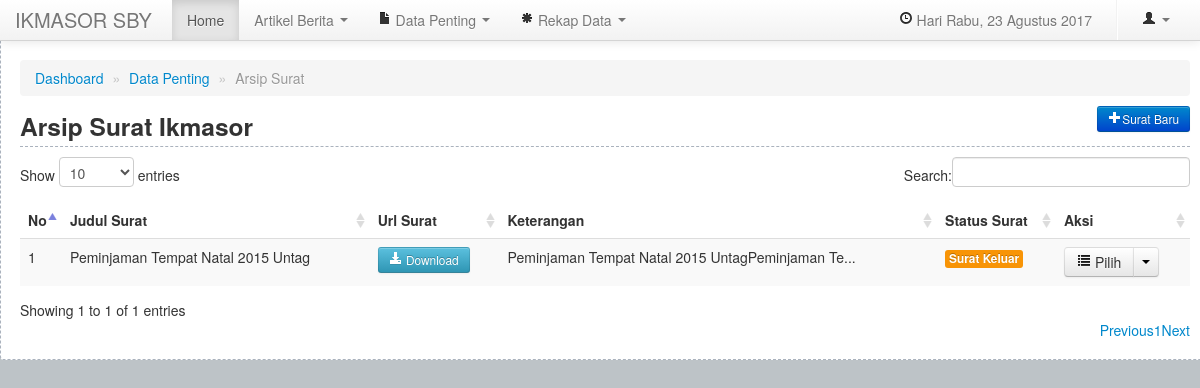
The app's page /index.php/arsip_surat with its own data.
### tables this page shows
CREATE TABLE IF NOT EXISTS `arsip_surat` (
`id_arsip` int(5) NOT NULL,
  `judul_surat` varchar(100) NOT NULL,
  `url_file_surat` text NOT NULL,
  `keterangan` text NOT NULL,
  `status_surat` varchar(30) NOT NULL
);

### application/controllers/arsip_surat.php (called while the page is built, shortened)
<?php if ( ! defined('BASEPATH')) exit('No direct script access allowed');
class Arsip_surat extends CI_Controller {
    public function __construct()
    {
        $this->load->model('m_arsip');
    }
    public function index()
    {
            $posisi = array(
            "Dashboard"     => base_url()."home",
            "Data Penting" => base_url()."arsip_surat",
            "Arsip Surat " => base_url()."arsip_surat",
            "Arsip Surat "  => ""
        );
        $data   ['posisi']  =   $posisi;
        $data   ['content'] =   'admin/v_arsip_surat';
        $data   ['title']   =   'Welcome To Blessed-ny';
        $data   ['brand']   =     'IKMASOR SBY';
        $data   ['tampil']     = $this->m_arsip->tampil();
        $data["nohari"]         =date('w');
  $data ['tglhariini']    =   date('d-m-Y');
                                list($data["tgl"],
                                    $data["bln"],
                                    $data["thn"])=explode("-",$data["tglhariini"]);
        $this->load->view('template_web',$data);
    }
}

### index.php (called while the page is built, shortened)
<?php
require_once BASEPATH.'core/CodeIgniter.php';

### application/models/m_arsip.php (called while the page is built, shortened)
<?php if (!defined('BASEPATH')) exit('No direct script access allowed');
class M_arsip extends CI_Model {
  public function tampil()
   {
      return $this->db->get('arsip_surat');
   }
}

### application/views/admin/v_arsip_surat.php (the view, shortened to what this page needs)
<h3 style="border-bottom:dashed 1px #AAB2BD">Arsip Surat Ikmasor
<small>
<a href="<?=base_url().'arsip_surat/tambah_surat'  ?>"  class="btn btn-primary btn-small pull-right tip"
data-placement="top" title="Klik Untuk Menambah Surat Baru" data-toggle="tooltip">
<i class="icon icon-plus icon-white"></i>Surat Baru</a>
</small>
</h3>
<table class="table table-hover table-responsive table-striped" id="tabel">
	<thead>
		<tr>
			<th>No</th>
			<th>Judul Surat</th>
			<th>Url Surat</th>
			<th>Keterangan</th>
			<th>Status Surat</th>
			<th>Aksi</th>
		</tr>
	</thead>
	<tbody>
<?php
$no =1;
foreach ($tampil->result() as $key): ?>
		<tr>
					<td><?=$no++ ?></td>
					<td><?=$key->judul_surat ?></td>
					<td>
						<a href="<?=$key->url_file_surat ?>"
data-toggle="tooltip"
data-placement="top" class="tip btn btn-info btn-small"
title="Pilih Salah satu Untuk Menentukan Status Surat,
* Surat yang di masukan adalah surat MASUK atau surat KELUAR">
<i class="icon icon-download-alt icon-white"></i> Download</a>
					</td>
					<td><?= substr($key->keterangan,0,50).'...' ?></td>
					<td>
						<?php
				if ($key->status_surat == 'surat_masuk') {
					?>
					<p class="label label-success">Surat Masuk</p>
					<?php
					}else{
						 ?>
				<p class="label label-warning">Surat Keluar	</p>
					<?php }  ?>
					</td>
					<td>
					 <div class="btn-group">
						<button class="btn"><i class="icon icon-list"></i> Pilih</button>
						<button class="btn dropdown-toggle" data-toggle="dropdown"><span class="caret"></span></button>
					  </div>
					</td>
		</tr>
<?php endforeach ?>
	</tbody>
</table>
</div>

### application/views/template_web.php (style rules this page uses)
body { background-color: #bdc3c7; }

### records on screen
arsip_surat: judul_surat "Peminjaman Tempat Natal 2015 Untag", keterangan "Peminjaman Tempat Natal 2015 UntagPeminjaman Te", status_surat "Surat Keluar"

### other values on screen
$brand "IKMASOR SBY"
namahari($nohari) "Rabu"
$tgl "23"
namabulan($bln) "Agustus"
$thn "2017"
$key "Dashboard"
$key "Data Penting"
$key "Arsip Surat"
